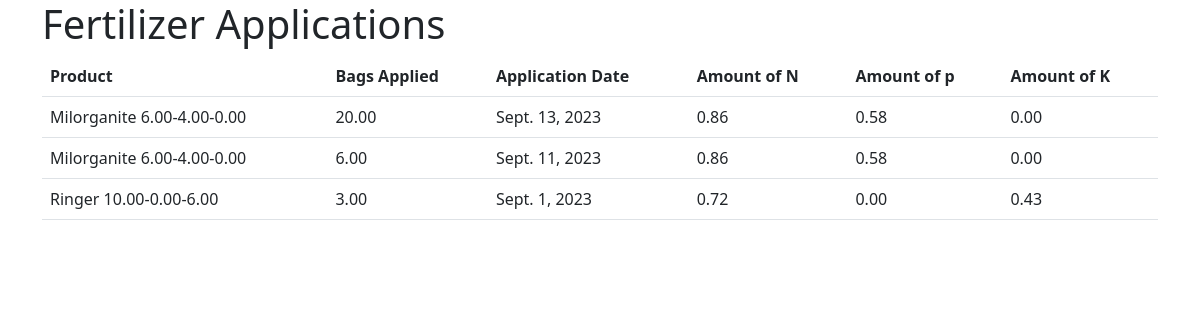
The app's page /fert/, older data.
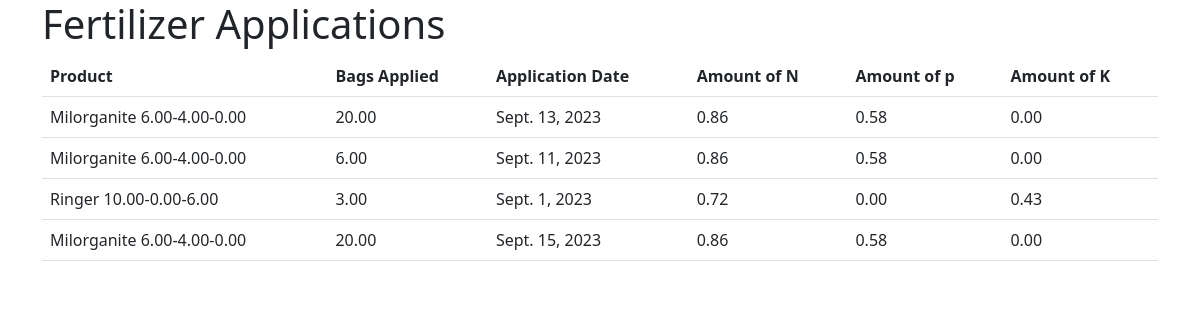
The same page, newer data.
### fertilizer/models.py (models this page shows)
class Application(models.Model):
    Fertilizer = models.ForeignKey(Fertilizer, on_delete=models.CASCADE)
    bags_applied = models.DecimalField(max_digits=4, decimal_places=2)
    date_applied = models.DateField()

class Fertilizer(models.Model):
    name = models.CharField(max_length=200)
    bag_weight = models.IntegerField(default=0)
    bag_coverage =  models.IntegerField(default=0)
    percent_N = models.DecimalField(max_digits=4, decimal_places=2)
    percent_P = models.DecimalField(max_digits=4, decimal_places=2)
    percent_X = models.DecimalField(max_digits=4, decimal_places=2)
    def __str__(self):
        return "%s %s-%s-%s" % (self.name, self.percent_N, self.percent_P, self.percent_X)

### fertilizer/views.py (the view)
# urls.py: path('', views.index, name='index'),
def index(request):
    applications =  Application.objects.all()
    application_amounts = []
    for application in applications:
        application_amounts.append(get_application_amounts(application))
    context = {
        'applicationAmounts': application_amounts
    }
    return render(request, 'fertilizer/index.html', context)

### fertilizer/views.py (called while the page is built)
def get_application_amounts(application):
    bag_weight =  application.Fertilizer.bag_weight
    bag_coverage = application.Fertilizer.bag_coverage
    lbs_per_k = round(bag_weight / (bag_coverage / 1000), 1)
    applied_n = round(application.Fertilizer.percent_N * Decimal(lbs_per_k) / 100, 2)
    applied_p = round(application.Fertilizer.percent_P * Decimal(lbs_per_k) / 100, 2)
    applied_x = round(application.Fertilizer.percent_X * Decimal(lbs_per_k) / 100, 2)
    return ApplicationAmount(application, applied_n, applied_p, applied_x)

### fertilizer/templates/fertilizer/index.html (shortened to what this page needs)
{% extends 'fertilizer/base.html' %} {% block content %}
<h1>Fertilizer Applications</h1>
<table class="table">
  <thead>
    <tr>
      <th>Product</th>
      <th>Bags Applied</th>
      <th>Application Date</th>
      <th>Amount of N</th>
      <th>Amount of p</th>
      <th>Amount of K</th>
    </tr>
  </thead>
  <tbody>
    {% for applicationAmount in applicationAmounts %}
    <tr>
      <td>{{applicationAmount.application.Fertilizer}}</td>
      <td>{{applicationAmount.application.bags_applied}}</td>
      <td>{{applicationAmount.application.date_applied}}</td>
      <td>{{applicationAmount.applied_n}}</td>
      <td>{{applicationAmount.applied_p}}</td>
      <td>{{applicationAmount.applied_x}}</td>
    </tr>
    {% empty %}
    <p>No Applications</p>
    {% endfor %}
  </tbody>
</table>
{% endblock %}

Row changes from the older to the newer data that the page shows:
added Application: application.Fertilizer "Milorganite 6.00-4.00-0.00", application.bags_applied "20.00", application.date_applied "Sept. 15, 2023"
Text that changed along with them:
new list line: "0.86 0.58 0.00"
